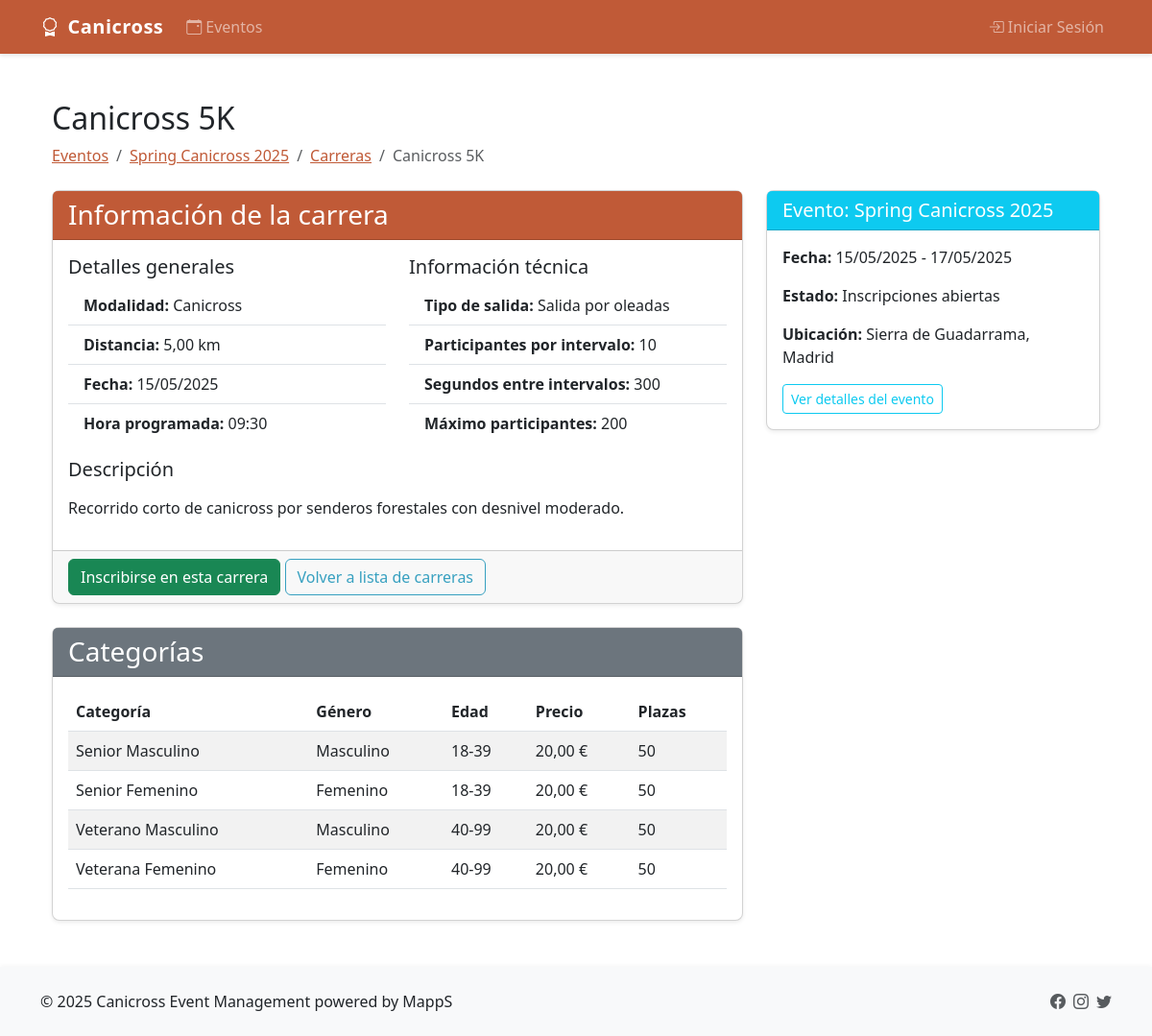
The page /events/spring-canicross-2025/races/2/ on the database its author committed.
### events/models.py (models this page shows, shortened)
class Race(models.Model):
    event = models.ForeignKey(Event, related_name='races', on_delete=models.CASCADE, verbose_name="Evento")
    modality = models.ForeignKey(Modality, related_name='races', on_delete=models.CASCADE, verbose_name="Modalidad")
    name = models.CharField(max_length=255, verbose_name="Nombre")
    distance = models.DecimalField(max_digits=5, decimal_places=2, help_text="Distancia en kilómetros", verbose_name="Distancia")
    description = models.TextField(blank=True, verbose_name="Descripción")
    START_TYPE_CHOICES = (
        ('mass', 'Salida en masa'),
        ('waves', 'Salida por oleadas'),
        ('intervals', 'Salida por intervalos'),
    )
    start_type = models.CharField(max_length=10, choices=START_TYPE_CHOICES, default='mass', verbose_name="Tipo de salida")
    participants_per_interval = models.PositiveSmallIntegerField(default=1, verbose_name="Participantes por intervalo")
    interval_seconds = models.PositiveSmallIntegerField(default=30, verbose_name="Segundos entre intervalos")
    max_participants = models.PositiveIntegerField(default=100, verbose_name="Máximo de participantes")
    race_date = models.DateField(verbose_name="Fecha de carrera")
    race_time = models.TimeField(verbose_name="Hora de carrera")
    actual_start_time = models.DateTimeField(null=True, blank=True, verbose_name="Hora real de inicio")
    class Meta:
        verbose_name = "Carrera"
        verbose_name_plural = "Carreras"

class Event(models.Model):
    name = models.CharField(max_length=255, verbose_name="Nombre")
    slug = models.SlugField(max_length=255, unique=True, blank=True, verbose_name="Slug")
    description = models.TextField(blank=True, verbose_name="Descripción")
    location = models.CharField(max_length=255, verbose_name="Ubicación")
    start_date = models.DateField(verbose_name="Fecha de inicio")
    end_date = models.DateField(verbose_name="Fecha de fin")
    rules = models.TextField(blank=True, verbose_name="Reglamento")
    registration_start = models.DateTimeField(verbose_name="Inicio de inscripciones")
    registration_end = models.DateTimeField(verbose_name="Fin de inscripciones")
    required_documents = models.JSONField(default=list, blank=True, verbose_name="Documentos requeridos")
    required_vaccines = models.JSONField(default=list, blank=True, verbose_name="Vacunas requeridas")
    STATUS_CHOICES = (
        ('draft', 'Borrador'),
        ('published', 'Publicado'),
        ('registration_open', 'Inscripciones abiertas'),
        ('registration_closed', 'Inscripciones cerradas'),
        ('in_progress', 'En progreso'),
        ('completed', 'Completado'),
        ('cancelled', 'Cancelado'),
    )
    status = models.CharField(max_length=20, choices=STATUS_CHOICES, default='draft', verbose_name="Estado")
    created_at = models.DateTimeField(auto_now_add=True, verbose_name="Fecha de creación")
    updated_at = models.DateTimeField(auto_now=True, verbose_name="Fecha de actualización")

class Modality(models.Model):
    name = models.CharField(max_length=100, verbose_name="Nombre")
    description = models.TextField(blank=True, verbose_name="Descripción")
    class Meta:
        verbose_name = "Modalidad"
        verbose_name_plural = "Modalidades"

class RaceCategory(models.Model):
    race = models.ForeignKey(Race, related_name='race_categories', on_delete=models.CASCADE, verbose_name="Carrera")
    category = models.ForeignKey(Category, related_name='race_categories', on_delete=models.CASCADE, verbose_name="Categoría")
    price = models.DecimalField(max_digits=8, decimal_places=2, verbose_name="Precio")
    quota = models.PositiveIntegerField(default=0, help_text="0 significa ilimitado", verbose_name="Cupo")
    class Meta:
        verbose_name = "Categoría de Carrera"
        verbose_name_plural = "Categorías de Carrera"
        unique_together = ('race', 'category')

class Category(models.Model):
    name = models.CharField(max_length=100, verbose_name="Nombre")
    gender = models.CharField(max_length=1, choices=(('M', 'Masculino'), ('F', 'Femenino')), verbose_name="Género")
    min_age = models.PositiveSmallIntegerField(verbose_name="Edad mínima")
    max_age = models.PositiveSmallIntegerField(verbose_name="Edad máxima")
    description = models.TextField(blank=True, verbose_name="Descripción")
    class Meta:
        verbose_name = "Categoría"
        verbose_name_plural = "Categorías"

### events/views.py (the view)
# urls.py: path('<slug:slug>/races/<int:race_id>/', views.race_detail, name='race_detail'),
@log_function_call(logger)
def race_detail(request, slug, race_id):
    try:
        logger.info(f"Accediendo a detalle de carrera: {race_id} en evento: {slug}")
        event = get_object_or_404(Event, slug=slug)
        race = get_object_or_404(Race, id=race_id, event=event)
        logger.debug(f"Carrera encontrada: {race.name} en evento: {event.name}")
        return render(request, 'events/race_detail.html', {'event': event, 'race': race})
    except (Event.DoesNotExist, Race.DoesNotExist) as e:
        logger.warning(f"Recurso no encontrado. Evento: {slug}, Carrera: {race_id}")
        raise
    except Exception as e:
        log_exception(logger, f"Error al obtener detalle de carrera: {race_id} en evento: {slug}")
        raise

### utils/context_processors.py (called while the page is built)
def session_timeout(request):
    timeout_minutes = getattr(settings, 'SESSION_TIMEOUT_MINUTES', 30)
    return {
        'session_timeout_minutes': timeout_minutes
    }

### utils/logger.py (called while the page is built)
def get_client_ip(request):
    x_forwarded_for = request.META.get('HTTP_X_FORWARDED_FOR')
    if x_forwarded_for:
        ip = x_forwarded_for.split(',')[0]
    else:
        ip = request.META.get('REMOTE_ADDR')
    return ip

def log_function_call(logger):
    def decorator(func):
        @wraps(func)
        def wrapper(*args, **kwargs):
            start_time = time.time()
            func_name = func.__name__
            logger.debug(f"Iniciando {func_name}()")
            try:
                result = func(*args, **kwargs)
                end_time = time.time()
                duration = end_time - start_time
                logger.debug(f"Finalizado {func_name}() - Duración: {duration:.3f}s")
                return result
            except Exception as e:
                logger.error(f"Error en {func_name}(): {str(e)}")
                log_exception(logger, f"Excepción en {func_name}()")
                raise
        return wrapper
    return decorator

### templates/events/race_detail.html (shortened to what this page needs)
{% extends 'base.html' %}
{% block content %}
<div class="container mt-4">
    <h2>{{ race.name }}</h2>
    <nav aria-label="breadcrumb" class="mb-4">
        <ol class="breadcrumb">
            <li class="breadcrumb-item"><a href="{% url 'events:event_list' %}">Eventos</a></li>
            <li class="breadcrumb-item"><a href="{% url 'events:event_detail' event.slug %}">{{ event.name }}</a></li>
            <li class="breadcrumb-item"><a href="{% url 'events:race_list' event.slug %}">Carreras</a></li>
            <li class="breadcrumb-item active" aria-current="page">{{ race.name }}</li>
        </ol>
    </nav>
    <div class="row">
        <div class="col-md-8">
            <div class="card mb-4">
                <div class="card-header bg-primary text-white">
                    <h3 class="mb-0">Información de la carrera</h3>
                </div>
                <div class="card-body">
                    <div class="row mb-3">
                        <div class="col-md-6">
                            <h5>Detalles generales</h5>
                            <ul class="list-group list-group-flush">
                                <li class="list-group-item"><strong>Modalidad:</strong> {{ race.modality.name }}</li>
                                <li class="list-group-item"><strong>Distancia:</strong> {{ race.distance }} km</li>
                                <li class="list-group-item"><strong>Fecha:</strong> {{ race.race_date|date:"d/m/Y" }}</li>
                                <li class="list-group-item"><strong>Hora programada:</strong> {{ race.race_time|time:"H:i" }}</li>
                            </ul>
                        </div>
                        <div class="col-md-6">
                            <h5>Información técnica</h5>
                            <ul class="list-group list-group-flush">
                                <li class="list-group-item"><strong>Tipo de salida:</strong> {{ race.get_start_type_display }}</li>
                                {% if race.start_type != 'mass' %}
                                <li class="list-group-item"><strong>Participantes por intervalo:</strong> {{ race.participants_per_interval }}</li>
                                <li class="list-group-item"><strong>Segundos entre intervalos:</strong> {{ race.interval_seconds }}</li>
                                {% endif %}
                                <li class="list-group-item"><strong>Máximo participantes:</strong> {{ race.max_participants }}</li>
                            </ul>
                        </div>
                    </div>
                    {% if race.description %}
                    <h5>Descripción</h5>
                    <p>{{ race.description|linebreaks }}</p>
                    {% endif %}
                </div>
                <div class="card-footer">
                    {% if event.status == 'registration_open' %}
                    <a href="#" class="btn btn-success">Inscribirse en esta carrera</a>
                    {% endif %}
                    <a href="{% url 'events:race_list' event.slug %}" class="btn btn-outline-secondary">Volver a lista de carreras</a>
                </div>
            </div>
            <div class="card mb-4">
                <div class="card-header bg-secondary text-white">
                    <h3 class="mb-0">Categorías</h3>
                </div>
                <div class="card-body">
                    {% if race.race_categories.all %}
                    <div class="table-responsive">
                        <table class="table table-striped">
                            <thead>
                                <tr>
                                    <th>Categoría</th>
                                    <th>Género</th>
                                    <th>Edad</th>
                                    <th>Precio</th>
                                    <th>Plazas</th>
                                </tr>
                            </thead>
                            <tbody>
                                {% for race_category in race.race_categories.all %}
                                <tr>
                                    <td>{{ race_category.category.name }}</td>
                                    <td>{{ race_category.category.get_gender_display }}</td>
                                    <td>{{ race_category.category.min_age }}-{{ race_category.category.max_age }}</td>
                                    <td>{{ race_category.price }} €</td>
                                    <td>
                                        {% if race_category.quota == 0 %}
                                        Ilimitadas
                                        {% else %}
                                        {{ race_category.quota }}
                                        {% endif %}
                                    </td>
                                </tr>
                                {% endfor %}
                            </tbody>
                        </table>
                    </div>
                    {% else %}
                    <div class="alert alert-info">
                        Aún no hay categorías definidas para esta carrera.
                    </div>
                    {% endif %}
                </div>
            </div>
        </div>
        <div class="col-md-4">
            <div class="card mb-4">
                <div class="card-header bg-info text-white">
                    <h5 class="mb-0">Evento: {{ event.name }}</h5>
                </div>
                <div class="card-body">
                    <p><strong>Fecha:</strong> {{ event.start_date|date:"d/m/Y" }} - {{ event.end_date|date:"d/m/Y" }}</p>
                    <p><strong>Estado:</strong> {{ event.get_status_display }}</p>
                    <p><strong>Ubicación:</strong> {{ event.location }}</p>
                    <a href="{% url 'events:event_detail' event.slug %}" class="btn btn-outline-info btn-sm">Ver detalles del evento</a>
                </div>
            </div>
        </div>
    </div>
</div>
{% endblock %}

### static/css/custom-theme.css (style rules this page uses)
:root { --primary-color: #c05a37; --primary-dark: #9d472c; --primary-light: #d67b59; --primary-very-light: #f3d8ce; --accent-color: #37a0c0; --accent-dark: #2c829d; --accent-light: #59bfd6; --neutral-warm: #e0c3b6; --neutral-cool: #b6cde0; --secondary-color: #6c757d; --success-color: #198754; --danger-color: #dc3545; --light-color: #f8f9fa; --dark-color: #212529; }
.bg-primary { background-color: var(--primary-color) !important; }
.btn-outline-secondary { color: var(--accent-color) !important; border-color: var(--accent-color) !important; }
a { color: var(--primary-color); }
.card-header.bg-primary { background-color: var(--primary-color) !important; }

### templates/base.html (style rules this page uses)
body { display: flex; flex-direction: column; min-height: 100vh; font-family: 'Segoe UI', Tahoma, Geneva, Verdana, sans-serif; }
.card { border-radius: 0.5rem; box-shadow: 0 0.125rem 0.25rem rgba(0,0,0,0.075); transition: all 0.3s ease; }

### rows shown on the page
Race: name "Canicross 5K", modality.name "Canicross", distance "5,00", race_date "15/05/2025", race_time "09:30", start_type "Salida por oleadas", participants_per_interval "10", interval_seconds "300", max_participants "200", description "Recorrido corto de canicross por senderos forestales con desnivel moderado."
Event: name "Spring Canicross 2025", start_date "15/05/2025", end_date "17/05/2025", status "Inscripciones abiertas", location "Sierra de Guadarrama, Madrid"
RaceCategory: category.name "Senior Masculino", category.gender "Masculino", category.min_age "18", category.max_age "39", price "20,00", quota "50"
RaceCategory: category.name "Senior Femenino", category.gender "Femenino", category.min_age "18", category.max_age "39", price "20,00", quota "50"
RaceCategory: category.name "Veterano Masculino", category.gender "Masculino", category.min_age "40", category.max_age "99", price "20,00", quota "50"
RaceCategory: category.name "Veterana Femenino", category.gender "Femenino", category.min_age "40", category.max_age "99", price "20,00", quota "50"
